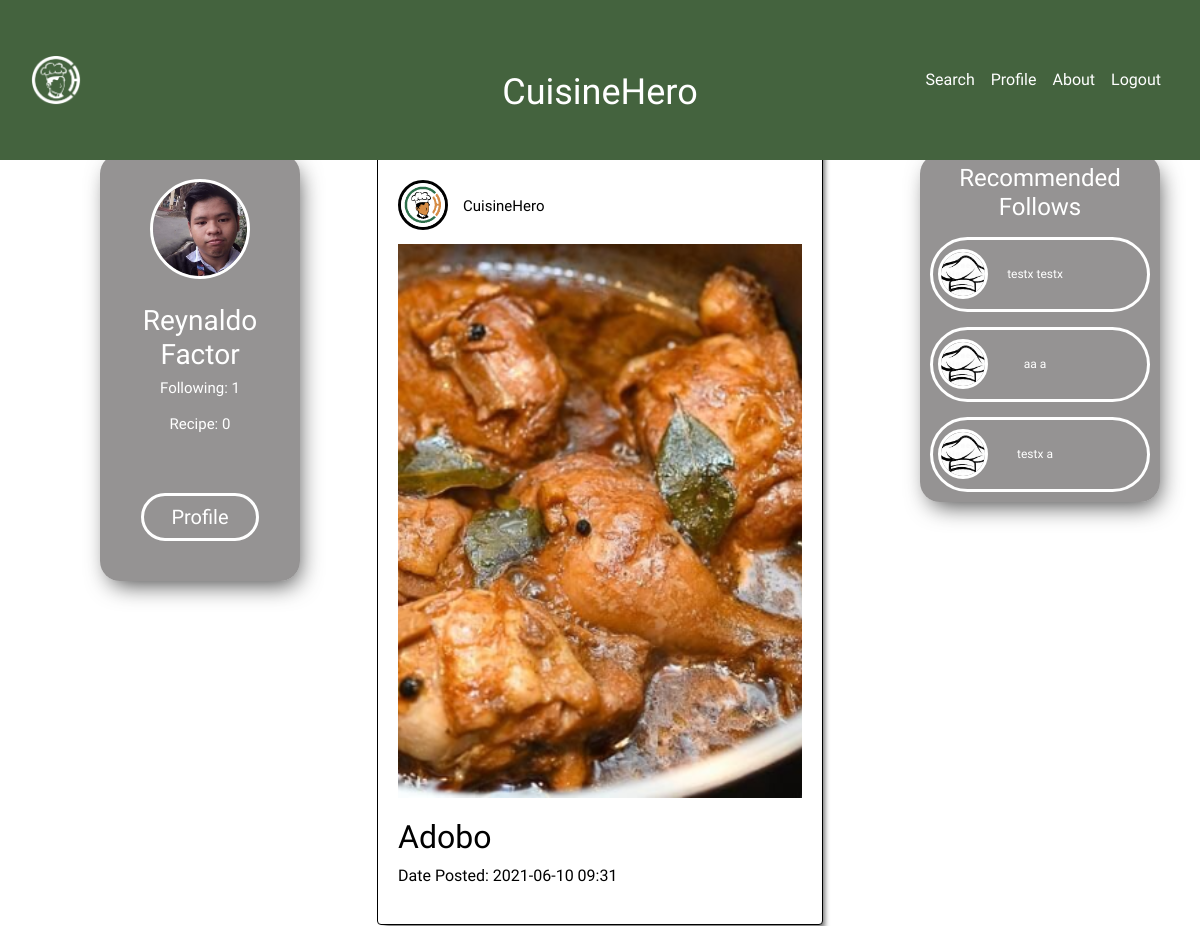
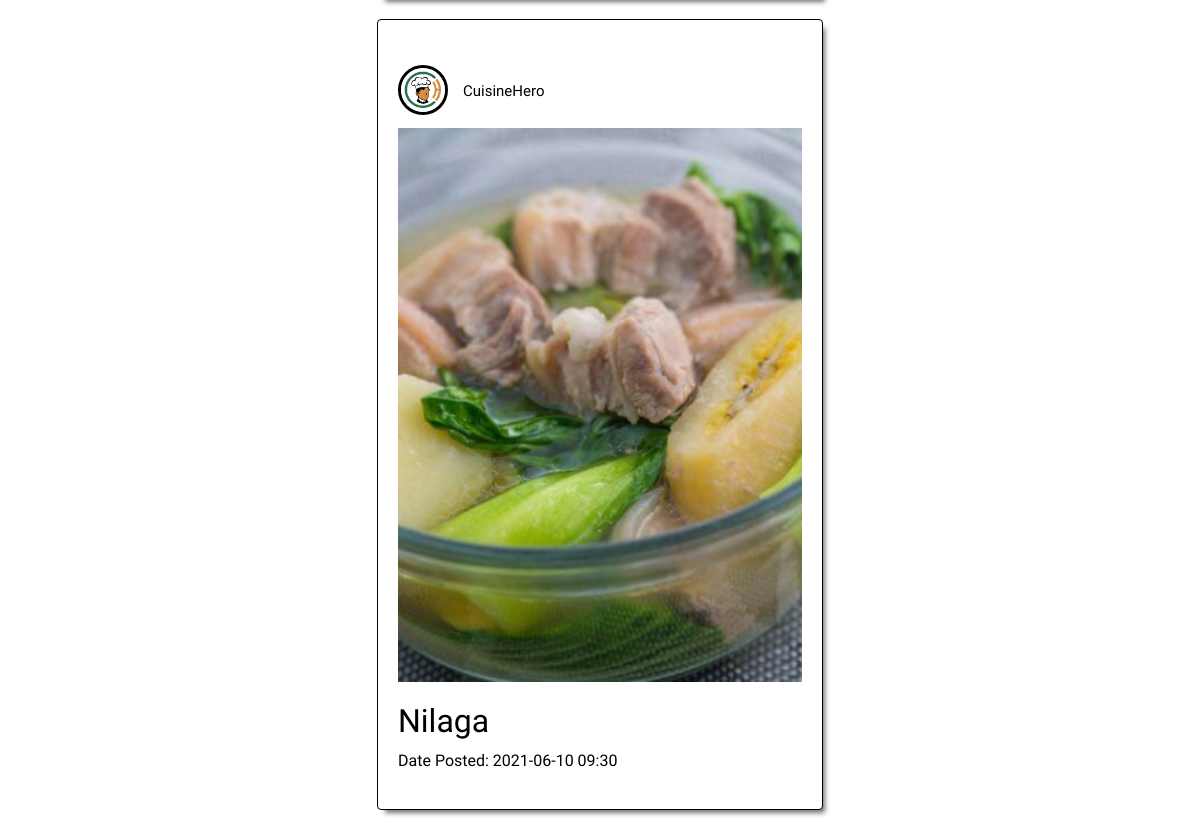
/feed.php (signed in), run on the app's committed database (2 pictures, top to bottom).
### tables this page shows
CREATE TABLE IF NOT EXISTS `acc` (
  `id` int(6) NOT NULL AUTO_INCREMENT,
  `firstname` varchar(30) NOT NULL,
  `lastname` varchar(30) NOT NULL,
  `email` varchar(30) NOT NULL,
  `pass` varchar(30) NOT NULL,
  `banner` varchar(100) DEFAULT NULL,
  `dispic` varchar(100) NOT NULL,
  `bio` text NOT NULL,
  `followno` int(10) NOT NULL,
  `recpno` int(10) NOT NULL,
  PRIMARY KEY (`id`)
);

CREATE TABLE IF NOT EXISTS `food` (
  `id` int(11) NOT NULL AUTO_INCREMENT,
  `food_id` int(11) NOT NULL,
  `author` varchar(50) NOT NULL,
  `food_name` varchar(30) NOT NULL,
  `cook_time` varchar(15) NOT NULL,
  `prep_time` varchar(15) NOT NULL,
  `servings` varchar(30) NOT NULL,
  `video_link` tinytext DEFAULT NULL,
  `proced` text NOT NULL,
  `nutri_info` text DEFAULT NULL,
  `likes` int(10) NOT NULL,
  `regdate` timestamp NOT NULL DEFAULT current_timestamp(),
  PRIMARY KEY (`id`)
);

CREATE TABLE IF NOT EXISTS `recipe_images` (
  `id` int(20) NOT NULL AUTO_INCREMENT,
  `food_img` varchar(30) NOT NULL,
  `food_id` int(11) NOT NULL,
  `author` varchar(30) NOT NULL,
  PRIMARY KEY (`id`)
);

### feed_files/Post.php (the view, shortened to what this page needs)
<?php
include '../DB/cred.php';
$con = mysqli_connect($server,$username,$password,$dbname);
$query = "SELECT * FROM food ORDER BY regdate Desc";
if ($result = $con->query($query)){
while($row = $result->fetch_assoc()){
    $food_id = $row['food_id'];
    $queryfood = "SELECT * FROM food WHERE food_id='$food_id'";
    $queryImg = "SELECT * FROM recipe_images WHERE food_id='$food_id'";
    $result1 = $con->query($queryfood);
        while($row1 = $result1->fetch_array()){
            $email1 = $row1['author'];
            echo '<div class="card">
            <a href="javascript:void(0)" class="link1" var="'.$row1['author'].'">
            <div class="dp">';
            $queryname = "SELECT * FROM acc WHERE email='$email1'";
            $result2 = $con->query($queryname);
            while ($row2 = $result2->fetch_array()){
            echo'
            <img src="Profile/images/'.$row2['dispic'].'">
            </div>
            <div class="usrnm">
            <p>'.$row2['firstname'].' '.$row2['lastname'].'';
            }
            $result1 = $con->query($queryfood);
            while($row1 = $result1->fetch_array()){
            echo '</p>
            </div></a>
            <a href="javascript:void(0)" class="link" var="'.$row['food_id'].'">
            <div class="foodpic">';
            $resultImg = $con->query($queryImg);
            $rowImg = $resultImg -> fetch_assoc();
            echo '<img class="img-fluid" src="Ingredients/Images/'.$rowImg['food_img'].'">
            </div>
            <div class="foodlabel">
            <h2>'.$row1['food_name'].'</h2>
            <p>Date Posted: '.substr($row1['regdate'],0,16).'</p>
            </div>
            </a>
            </div>
            <form method="post" action="Profile/ingr-transfer.php"name="redirect" class="redirect">
            <input type="hidden" class="post" name="post" value="">
            <input type="submit" style="display: none;">
            </form>
            <form method="post" action="feed_files/to-profile.php" name="redirect1" class="redirect1">
            <input type="hidden" class="post1" name="post1" value="">
            <input type="submit" style="display: none;">
            </form>';
            }
        }
    }
}
?>

### feed.php (shortened to what this page needs)
<?php
    if(isset($_SESSION['firstname']) && isset($_SESSION['email'])){
        include '../DB/cred.php';
    $email = isset($_SESSION['email'])? $_SESSION['email'] : null;
    $con = mysqli_connect($server,$username,$password,$dbname);
    $query = "SELECT * FROM acc WHERE email = '$email'";
    if ($result = $con->query($query)){
        $row = mysqli_fetch_array($result);
?>
<!DOCTYPE html>
<html lang="en">
<head>
    <link rel="stylesheet" href="https://maxcdn.bootstrapcdn.com/bootstrap/4.5.2/css/bootstrap.min.css">
    <link href="https://cdnjs.cloudflare.com/ajax/libs/croppie/2.6.4/croppie.min.css" rel="stylesheet">
    <link rel="stylesheet" type="text/css" href="css files\feedstyle.css">
</head>
<header>
    <nav class="navbar navbar-expand-md" id="banner">
        <div class="container-fluid" id="banner1">
            <a class="navbar-brand" href="C:\Users\User\Documents\GitHub\CuisineHero\index.html"><img src="Images\logo white.png"></a>
            <div class="collapse navbar-collapse" id="collapsibleNavbar">
                <ul class="navbar-nav ml-auto">
                    <li class="nav-item">
                        <a class="nav-link" href="Search/search.php">Search</a>
                    </li>
                    <li class="nav-item">
                        <a class="nav-link" href="Profile/profile.php">Profile</a>
                    </li>
                    <li class="nav-item">
                        <a class="nav-link" href="about.html">About</a>
                    </li>
                    <li class="nav-item">
                        <a class="nav-link" href="DB/Logout.php">Logout</a>
                    </li>
                </ul>
        </div>
        <p class="navbar-center d-none d-md-block d-lg-block d-xl-block" id="navtext">CuisineHero</p>
    </nav>
</header>
<body>
            <div class="container-fluid" id="hey">
                <div class="row">
                    <div class="col-12 text-center" id="buffer">
                        <ul class="nav nav-tabs justify-content-center" role="tablist">
                            <li class="nav-item">
                              <a class="nav-link active" data-toggle="tab" href="#feed">Feed</a>
                            </li>
                            <li class="nav-item">
                              <a class="nav-link" data-toggle="tab" href="#postform">Add Post</a>
                            </li>
                        </ul>
                    </div>
                </div>
                <div class="tab-content">
                    <div id="feed" class="container tab-pane active"><br>
                        <div class="row" id="sec2">
                            <div class="col-lg-3 d-none d-lg-block d-xl-block" id="firstsec">
                                <div class="profcard float-right">
                                    <div class="prf">
                                        <div class="prfimg">
                                            <?php echo "<img class='image-fluid' src='Profile/images/".$row['dispic']."'>";?>
                                        </div>
                                        <div class="prfname">
                                            <?php echo '<h3>'.$row["firstname"].' '.$row["lastname"].'</h3>';?>
                                        </div>
                                        <div class="prfdata">
                                            <h5 class="buddycount">Following: <span><?php echo $row['followno'];?></span> <br> <br>  Recipe:<span> <?php echo $row['recpno'];?></span></h5>
                                        </div>
                                        <a href="Profile/profile.php" class="btn" role="button" id="profbtn"><span id="prftxt">Profile</span></a>
                                    </div>
                                </div>
                            </div>
                            <div class="col-lg-6 d-sm-12 d-flex justify-content-center" id="mainsec">
                            <div class="container-fluid">
                            <div class="row d-flex justify-content-center">
                                <div class="posts">
                                    <?php include 'feed_files/Post.php'?>
                                </div>
                                </div>
                            </div>
                            </div>
                            <div class="col-lg-3 d-none d-lg-block d-xl-block text-center" id="thirdsec">
                                <div class="community">
                                    <div class="comcard ">
                                        <h3>Recommended Follows</h3>
                                        <?php include 'feed_files/reco-fol.php'?>
                                    </div>
                                </div>
                            </div>
                        </div>
                    </div>
                </div>
            </div>
</body>
</html>
<?php
    }
    }
else {
    header('location:index.php');
    exit();
}
?>

### feed_files/reco-fol.php
<?php
include '../DB/cred.php';
$con = mysqli_connect($server,$username,$password,$dbname);
$email = isset($_SESSION['email'])? $_SESSION['email']:null;
$sel = "SELECT * FROM acc WHERE email !='$email' ORDER By followno Desc";
$flag=0;
if($result=$con->query($sel)){
    while ($row=$result->fetch_array()){
        if ($flag <=2){
        $author=$row['email'];
        $sel1 = "SELECT * from follow_log WHERE email='$email' AND author='$author'";
        $result1=$con->query($sel1);
        $row1=$result1->fetch_array();
        if(!isset($row1['author'])){
        echo '<a href="javascript:void(0)" class="link1" var="'.$author.'">
        <div class="personcard justify-content-center;" style="cursor: pointer;"">
        <p class="usrnm2">'.$row['firstname'].' '.$row['lastname'].'</p>
        <div class="dp2">
            <img src="Profile/images/'.$row['dispic'].'">
        </div>
        </div></a><form method="post" action="feed_files/to-profile.php" name="redirect1" class="redirect1">
        <input type="hidden" class="post1" name="post1" value="">
        <input type="submit" style="display: none;">
        </form>';
        $flag++;
        }
    }}
}
?>

### css files/feedstyle.css (style rules this page uses)
* { margin: 0px; padding: 0px; box-sizing: border-box; scroll-behavior: smooth; }
#banner { position: fixed; display: flex; flex-direction: row; flex-wrap: wrap; background-color:rgb(68, 99, 62); justify-content: space-between; width: 100%; min-height: 8vh; z-index:9998; align-items: center; margin:auto; top: 0; }
.navbar-center { position: absolute; left: 50%; transform: translatex(-50%); margin-top: 2vh; }
#navtext { font-family: 'Raleway'; font-size: 3vw; color: white; transition: top .6s; }
.nav-link { text-decoration: none; color: white; display: flex; list-style: none; font-family: 'Krub'; }
.navbar-brand img { width: 50px; height: 50px; }
#buffer { position: relative; height: 110px; align-items: center; }
.nav-tabs { margin-top:80px; }
.nav-tabs > li > a { font-size:20px; color: black; }
.nav-tabs > li > a.active { background-color: black !important; border-radius: 25px; transition: ease .8s; }
.nav-tabs .nav-item.show .nav-link, .nav-tabs .nav-link.active { color: white; }
.tab-content { width: 100%; }
#sec2 { height:70vh; transition: ease .8s; }
#firstsec { height: max-content; text-align:center; }
#thirdsec { height: max-content; }
#mainsec { display: block; margin: auto; height: 81vh; overflow-y: auto; overflow-x: hidden; }
.profcard { align-items: center; }
.prf { margin-top:20px; border-radius: 20px; background-color: rgba(66, 63, 63, 0.562); height: max-content; width:200px; box-shadow: 4px 9px 23px -6px rgba(0,0,0,0.75); -webkit-box-shadow: 4px 9px 23px -6px rgba(0,0,0,0.75); -moz-box-shadow: 4px 9px 23px -6px rgba(0,0,0,0.75); }
.prfimg { position: relative; width:100px; height: 100px; border: solid white; border-radius: 100px; overflow: hidden; top: 25px; left:25%; margin-bottom: 50px; }
.prfimg img { width: 100%; height: 100%; }
.prfname { font-family: 'Krub'; color: white;; }
.prfdata { margin-bottom: 20px; }
.prfdata h5 { font-family: 'Krub'; color: white; font-size: 15px; }
#profbtn { border: white; border-style: solid; border-radius: 100px; text-decoration: none; margin: 2vh; transition: ease .8s; }
#prftxt { font-family: 'Raleway'; font-size:20px; color:white; padding:15px; transition: ease .8s; }
.card { transition: 0.5s ease; border: solid black 1PX; height: max-content; width: auto; padding:20px; margin-bottom:20px !important; box-shadow: 5px 6px 5px -3px rgba(0,0,0,0.55); -webkit-box-shadow: 5px 6px 5px -3px rgba(0,0,0,0.55); -moz-box-shadow: 5px 6px 5px -3px rgba(0,0,0,0.55); cursor: pointer; }
.dp { position: relative; width:50px; height:50px; border: solid black; border-radius: 25px; overflow: hidden; top: 25px; margin-bottom: 50px; }
.dp img { max-width:100%; max-height:100%; }
.usrnm { position: relative; left: 65px; top:-60px; }
.usrnm p { font-family: 'Krub'; font-size: 15px; }
.foodpic { margin-top:-50px; margin-bottom:20px; width:auto; height: auto; overflow: hidden; }
.foodpic img { max-width:100%; max-height:100%; }
.foodlabel { font-family: 'Raleway'; }
.card a:link,.card a:visited,.card a:hover,.card a:active { text-decoration: none; color: black; }
@media (max-width: 1295px) { .card { margin: 0px; } }
.community { padding: 20px; }
.comcard { text-align: center; height:100%; width: 300px; padding: 10px; border-radius: 20px; background-color: rgba(66, 63, 63, 0.562); box-shadow: 4px 9px 23px -6px rgba(0,0,0,0.75); -webkit-box-shadow: 4px 9px 23px -6px rgba(0,0,0,0.75); -moz-box-shadow: 4px 9px 23px -6px rgba(0,0,0,0.75); }
.comcard h3 { font-family: 'Krub'; color: white; font-size: 2vw; }
.personcard { margin-right:50px; width: 100%; height: max-content; border: solid white; padding: 10px; margin-top: 15px; border-radius: 50px; display: flex; justify-content: center; align-items: center; transition:ease 0.8s; }
.dp2 { position: absolute; width:50px; height:50px; border: solid white; border-radius: 25px; overflow: hidden; left:53px }
.dp2 img { max-width:100%; max-height:100%; }
.usrnm2 { padding-top: 15px; padding-right: 10px;; font-family: 'Krub'; font-size: 1vw; color: white; }
@media (max-width: 1295px) { .comcard { height:100%; max-width: 20vw; } }

### data on the page
acc: dispic (picture), firstname "Reynaldo", lastname "Factor", followno "1", recpno "0"
food: recipe_images.food_img (picture), food_name "Adobo", regdate "2021-06-10 09:31"
acc: dispic (picture), firstname "CuisineHero"
food: recipe_images.food_img (picture), food_name "Nilaga", regdate "2021-06-10 09:30"
acc: firstname "testx", lastname "testx", dispic (placeholder picture)
acc: firstname "aa", lastname "a", dispic (placeholder picture)
acc: firstname "testx", lastname "a", dispic (placeholder picture)
